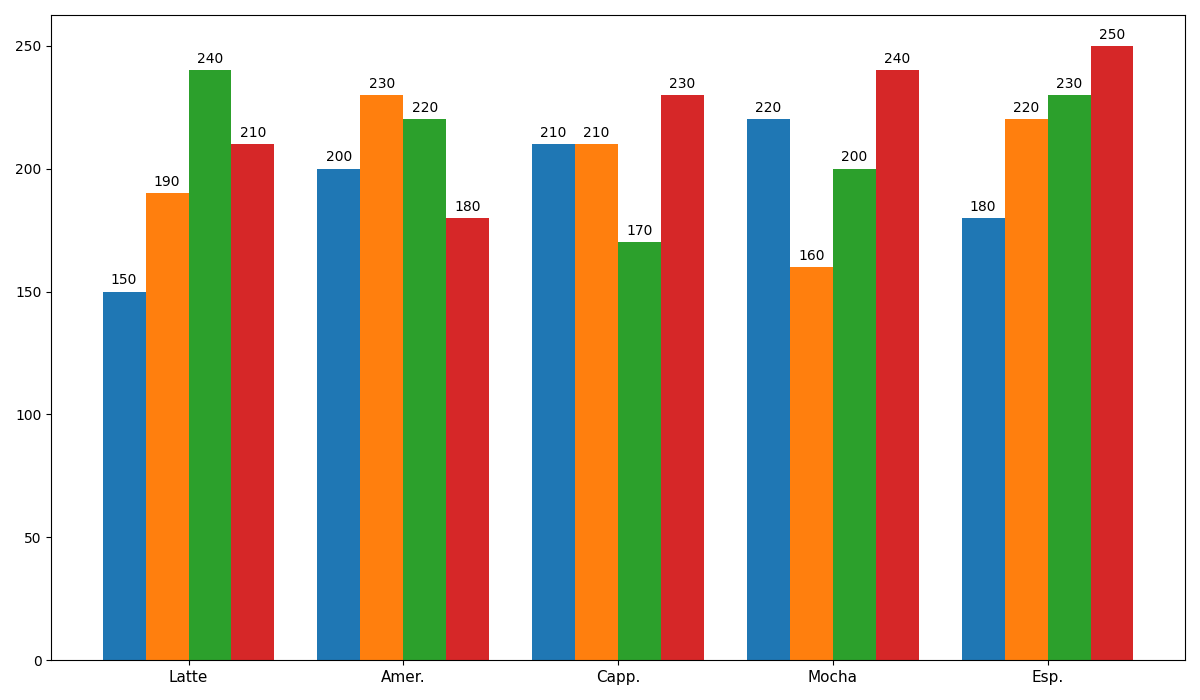

Python code for this plot:
import matplotlib.pyplot as plt
import numpy as np

coffee_types = ['Latte', 'Amer.', 'Capp.', 'Mocha', 'Esp.']

sales_Q1 = [150, 200, 210, 220, 180]
sales_Q2 = [190, 230, 210, 160, 220]
sales_Q3 = [240, 220, 170, 200, 230]
sales_Q4 = [210, 180, 230, 240, 250]

data = [sales_Q1, sales_Q2, sales_Q3, sales_Q4]

x = np.arange(len(coffee_types))

fig, ax = plt.subplots(figsize=(12, 7))
width = 0.2

colors = ['#1f77b4', '#ff7f0e', '#2ca02c', '#d62728']
for i, (sales, color) in enumerate(zip(data, colors)):
    rects = ax.bar(x + i * width, sales, width, color=color)
    for rect in rects:
        height = rect.get_height()
        ax.annotate(f'{height}', xy=(rect.get_x() + rect.get_width() / 2, height),
                    xytext=(0, 3), textcoords="offset points", ha='center', va='bottom', fontsize=10)

ax.set_xticks(x + width * 1.5)
ax.set_xticklabels(coffee_types, fontsize=11)

plt.tight_layout()
plt.show()
